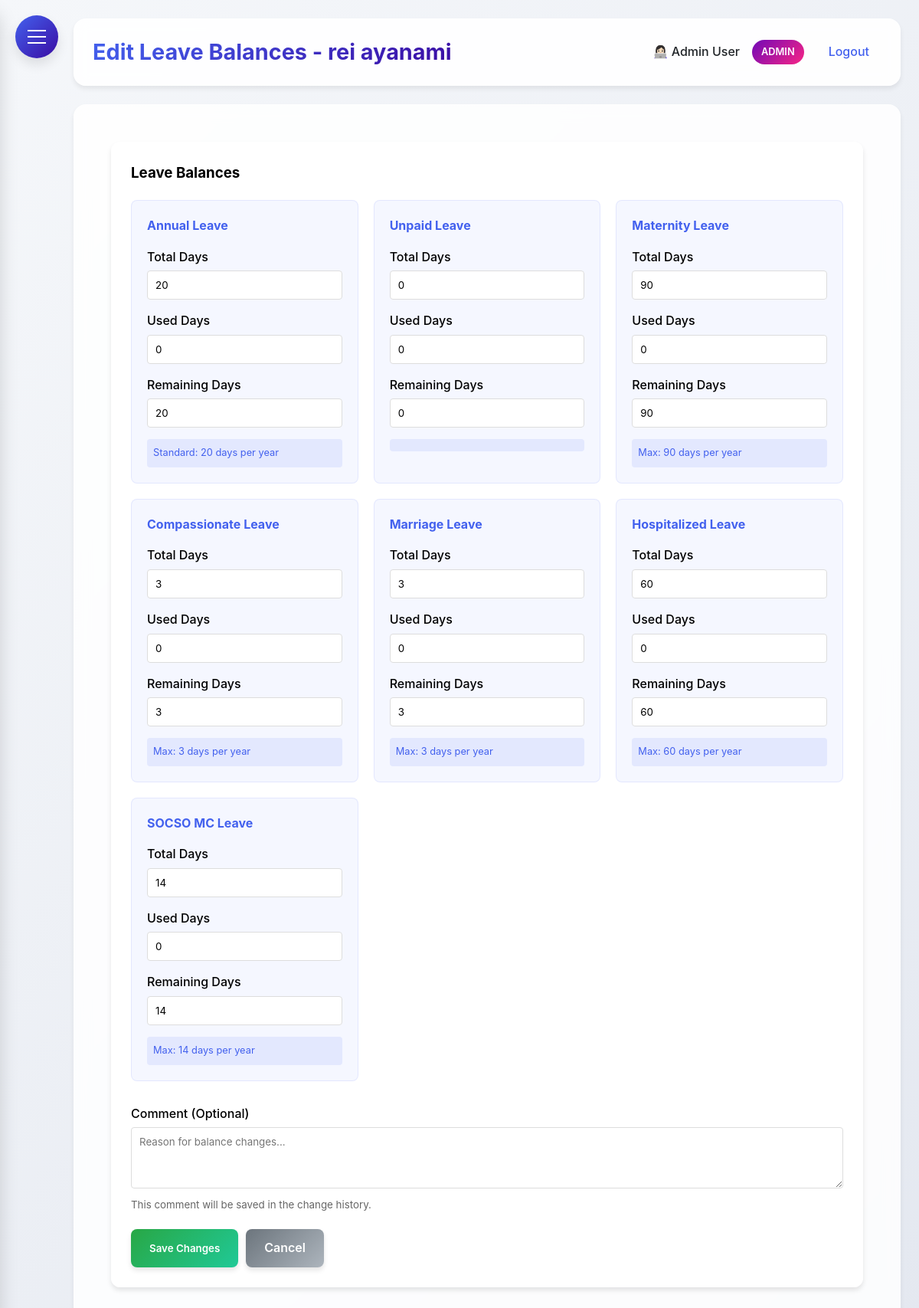
Before: /edit_leave_balance/5 (signed in) with the older database file.
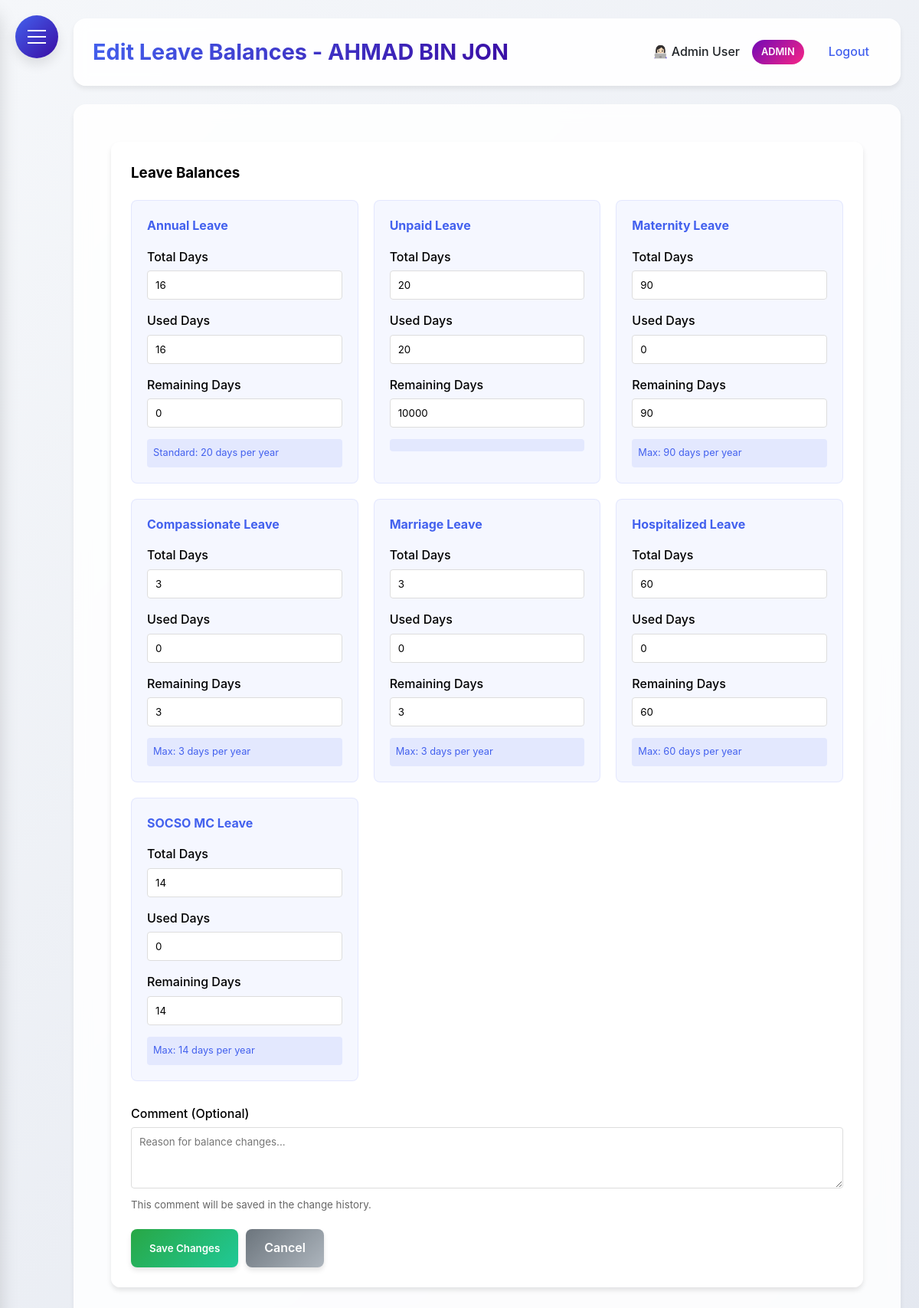
After: the same page with the newer database file.
### HerculesSystem.py (models this page shows)
class LeaveBalance(db.Model):
    id = db.Column(db.Integer, primary_key=True)
    employee_id = db.Column(db.Integer, db.ForeignKey('employee.id'), nullable=False)
    leave_type = db.Column(db.String(20), nullable=False)
    total_days = db.Column(db.Integer, default=0)
    used_days = db.Column(db.Integer, default=0)
    remaining_days = db.Column(db.Integer, default=0)
    updated_at = db.Column(db.DateTime, default=datetime.utcnow)
    employee = db.relationship('Employee', back_populates='leave_balances')

### HerculesSystem.py (the view, shortened to what this page needs)
@app.route('/edit_leave_balance/<int:employee_id>', methods=['GET', 'POST'])
@login_required
def edit_leave_balance(employee_id):
    if current_user.user_type not in ['admin', 'supervisor']:
        flash('You do not have permission to edit leave balances.', 'danger')
        return redirect(url_for('leaves'))
    employee = Employee.query.get_or_404(employee_id)
    leave_types = ['annual', 'unpaid', 'maternity', 'compassionate', 'marriage', 'hospitalized', 'socso_mc']
    leave_balances = {}
    for leave_type in leave_types:
        balance = LeaveBalance.query.filter_by(employee_id=employee_id, leave_type=leave_type).first()
        leave_balances[leave_type] = balance
    return render_template('edit_leave_balance.html', employee=employee, leave_balances=leave_balances)

### HerculesSystem.py (called while the page is built)
@app.after_request
def add_security_headers(response):
    response.headers['Permissions-Policy'] = 'geolocation=()'
    return response

@login_manager.user_loader
def load_user(user_id):
    return db.session.get(Employee, int(user_id))

@app.context_processor
def inject_now():
    return {'now': datetime.utcnow()}

### templates/edit_leave_balance.html (shortened to what this page needs)
{% extends "base.html" %}
{% block content %}
<div class="dashboard-container">
    <div class="glass" style="padding: 25px; border-radius: 12px; max-width: 1000px; margin: 0 auto;">
        <form method="POST">
            <h3 style="margin-bottom: 20px; color: #333;">Leave Balances</h3>
            <div style="display: grid; grid-template-columns: repeat(auto-fit, minmax(250px, 1fr)); gap: 20px; margin-bottom: 30px;">
                {% for leave_type in ['annual', 'unpaid', 'maternity', 'compassionate', 'marriage', 'hospitalized', 'socso_mc'] %}
                {% set balance = leave_balances[leave_type] %}
                <div style="background: rgba(67, 97, 238, 0.05); padding: 20px; border-radius: 8px; border: 1px solid rgba(67, 97, 238, 0.1);">
                    <h4 style="margin-bottom: 15px; color: #4361ee; text-transform: capitalize;">
                        {% if leave_type == 'socso_mc' %}SOCSO MC
                        {% else %}{{ leave_type.replace('_', ' ').title() }}
                        {% endif %} Leave
                    </h4>
                    <div style="margin-bottom: 15px;">
                        <label style="display: block; margin-bottom: 5px; font-weight: 500;">Total Days</label>
                        <input type="number" name="{{ leave_type }}_total" value="{{ balance.total_days }}"
                               style="width: 100%; padding: 10px; border: 1px solid #ddd; border-radius: 4px;" min="0">
                    </div>
                    <div style="margin-bottom: 15px;">
                        <label style="display: block; margin-bottom: 5px; font-weight: 500;">Used Days</label>
                        <input type="number" name="{{ leave_type }}_used" value="{{ balance.used_days }}"
                               style="width: 100%; padding: 10px; border: 1px solid #ddd; border-radius: 4px;" min="0">
                    </div>
                    <div style="margin-bottom: 15px;">
                        <label style="display: block; margin-bottom: 5px; font-weight: 500;">Remaining Days</label>
                        <input type="number" name="{{ leave_type }}_remaining" value="{{ balance.remaining_days }}"
                               style="width: 100%; padding: 10px; border: 1px solid #ddd; border-radius: 4px;" min="0">
                    </div>
                    <div style="background: rgba(67, 97, 238, 0.1); padding: 8px; border-radius: 4px; font-size: 0.8rem; color: #4361ee;">
                        {% if leave_type == 'maternity' %}Max: 90 days per year
                        {% elif leave_type == 'compassionate' %}Max: 3 days per year
                        {% elif leave_type == 'marriage' %}Max: 3 days per year
                        {% elif leave_type == 'hospitalized' %}Max: 60 days per year
                        {% elif leave_type in ['medical', 'socso_mc'] %}Max: 14 days per year
                        {% elif leave_type == 'annual' %}Standard: 20 days per year
                        {% endif %}
                    </div>
                </div>
                {% endfor %}
            </div>
            <div style="margin-bottom: 20px;">
                <label style="display: block; margin-bottom: 5px; font-weight: 500;">Comment (Optional)</label>
                <textarea name="comment" placeholder="Reason for balance changes..."
                          style="width: 100%; padding: 10px; border: 1px solid #ddd; border-radius: 4px; min-height: 80px;"></textarea>
                <small style="color: #666;">This comment will be saved in the change history.</small>
            </div>
            <div style="display: flex; gap: 10px;">
                <button type="submit" class="btn" style="background: linear-gradient(135deg, #28a745 0%, #20c997 100%);">
                    Save Changes
                </button>
                <a href="{{ url_for('manage_leave_balances') }}" class="btn" style="background: linear-gradient(135deg, #6c757d 0%, #adb5bd 100%);">
                    Cancel
                </a>
            </div>
        </form>
    </div>
</div>
{% endblock %}

Changed rows visible on the page:
changed LeaveBalance "Annual": total_days "20" → "16"; used_days "0" → "16"; remaining_days "20" → "0"
changed LeaveBalance "Unpaid": total_days "0" → "20"; used_days "0" → "20"; remaining_days "0" → "10000"
